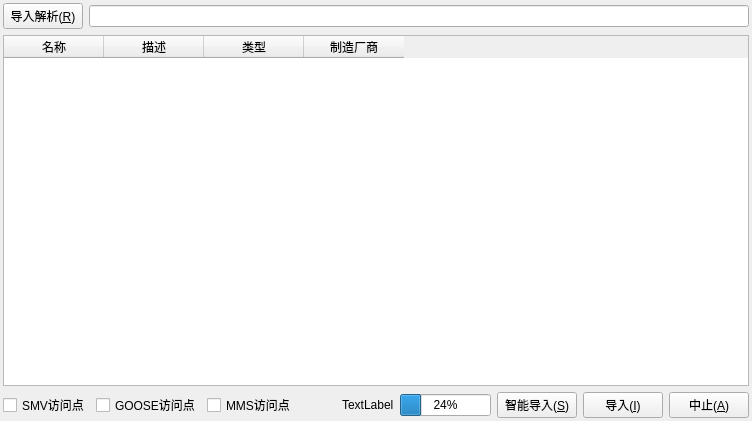
<?xml version="1.0" encoding="UTF-8"?>
<ui version="4.0">
 <class>view_plugin_scl_import</class>
 <widget class="QWidget" name="view_plugin_scl_import">
  <property name="geometry">
   <rect>
    <x>0</x>
    <y>0</y>
    <width>752</width>
    <height>421</height>
   </rect>
  </property>
  <property name="windowTitle">
   <string>SCL导入</string>
  </property>
  <layout class="QGridLayout" name="gridLayout_2">
   <property name="margin">
    <number>3</number>
   </property>
   <item row="0" column="0">
    <layout class="QVBoxLayout" name="verticalLayout">
     <item>
      <layout class="QVBoxLayout" name="verticalLayout_2">
       <property name="spacing">
        <number>12</number>
       </property>
       <property name="bottomMargin">
        <number>0</number>
       </property>
       <item>
        <layout class="QHBoxLayout" name="horizontalLayout">
         <item>
          <widget class="QPushButton" name="pushButton_reslove">
           <property name="text">
            <string>导入解析(&amp;R)</string>
           </property>
           <property name="icon">
            <iconset resource="oms_hmi.qrc">
             <normaloff>:/image/preferences</normaloff>:/image/preferences</iconset>
           </property>
          </widget>
         </item>
         <item>
          <widget class="QLineEdit" name="lineEdit_path"/>
         </item>
        </layout>
       </item>
      </layout>
     </item>
     <item>
      <widget class="QWidget" name="widget_ieds" native="true">
       <layout class="QGridLayout" name="gridLayout">
        <property name="margin">
         <number>0</number>
        </property>
        <item row="0" column="0">
         <widget class="SCLIedsTableWidget" name="tableWidget_ieds">
          <column>
           <property name="text">
            <string>名称</string>
           </property>
          </column>
          <column>
           <property name="text">
            <string>描述</string>
           </property>
          </column>
          <column>
           <property name="text">
            <string>类型</string>
           </property>
          </column>
          <column>
           <property name="text">
            <string>制造厂商</string>
           </property>
          </column>
         </widget>
        </item>
        <item row="1" column="0">
         <layout class="QHBoxLayout" name="horizontalLayout_3">
          <item>
           <widget class="QCheckBox" name="checkBox_s1">
            <property name="text">
             <string>SMV访问点</string>
            </property>
           </widget>
          </item>
          <item>
           <widget class="QCheckBox" name="checkBox_g1">
            <property name="text">
             <string>GOOSE访问点</string>
            </property>
           </widget>
          </item>
          <item>
           <widget class="QCheckBox" name="checkBox_m1">
            <property name="text">
             <string>MMS访问点</string>
            </property>
           </widget>
          </item>
          <item>
           <spacer name="horizontalSpacer">
            <property name="orientation">
             <enum>Qt::Horizontal</enum>
            </property>
            <property name="sizeHint" stdset="0">
             <size>
              <width>40</width>
              <height>20</height>
             </size>
            </property>
           </spacer>
          </item>
          <item>
           <widget class="QLabel" name="label_desc">
            <property name="text">
             <string>TextLabel</string>
            </property>
           </widget>
          </item>
          <item>
           <widget class="QProgressBar" name="progressBar">
            <property name="value">
             <number>24</number>
            </property>
           </widget>
          </item>
          <item>
           <widget class="QPushButton" name="pushButton_smart_import">
            <property name="text">
             <string>智能导入(&amp;S)</string>
            </property>
            <property name="icon">
             <iconset resource="oms_hmi.qrc">
              <normaloff>:/image/import</normaloff>:/image/import</iconset>
            </property>
           </widget>
          </item>
          <item>
           <widget class="QPushButton" name="pushButton_import">
            <property name="text">
             <string>导入(&amp;I)</string>
            </property>
            <property name="icon">
             <iconset resource="oms_hmi.qrc">
              <normaloff>:/image/import</normaloff>:/image/import</iconset>
            </property>
           </widget>
          </item>
          <item>
           <widget class="QPushButton" name="pushButton_abort">
            <property name="text">
             <string>中止(&amp;A)</string>
            </property>
            <property name="icon">
             <iconset resource="oms_hmi.qrc">
              <normaloff>:/image/remove</normaloff>:/image/remove</iconset>
            </property>
           </widget>
          </item>
         </layout>
        </item>
       </layout>
      </widget>
     </item>
    </layout>
   </item>
  </layout>
 </widget>
 <layoutdefault spacing="6" margin="11"/>
 <customwidgets>
  <customwidget>
   <class>SCLIedsTableWidget</class>
   <extends>QTableWidget</extends>
   <header>scliedstablewidget.h</header>
  </customwidget>
 </customwidgets>
 <resources>
  <include location="oms_hmi.qrc"/>
 </resources>
 <connections/>
</ui>
